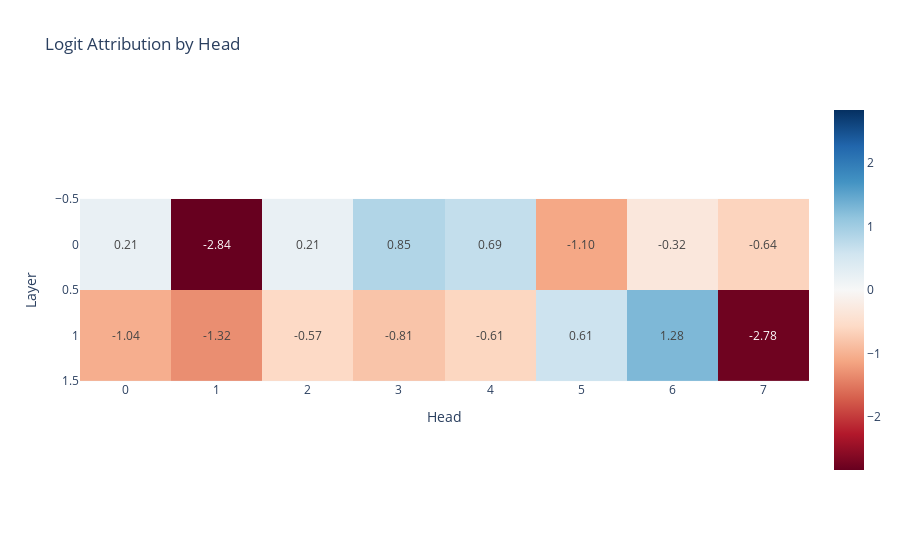
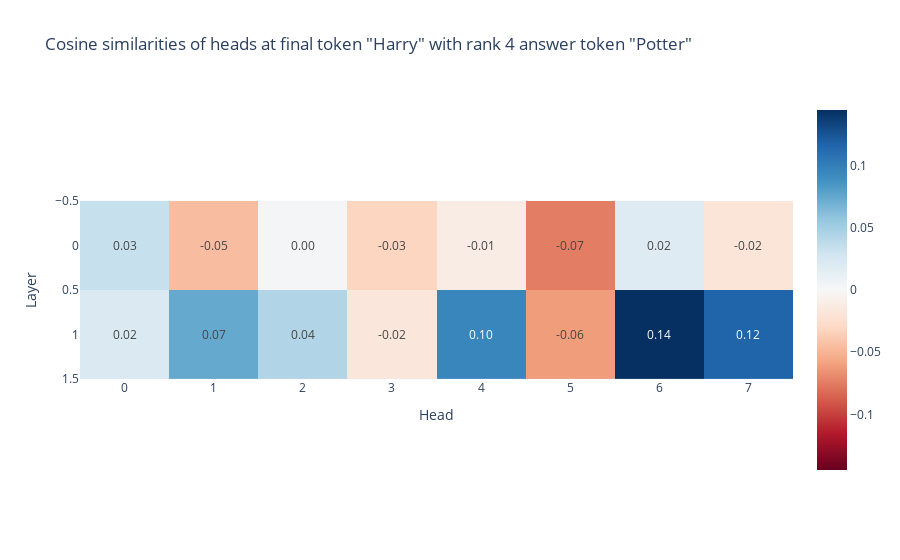
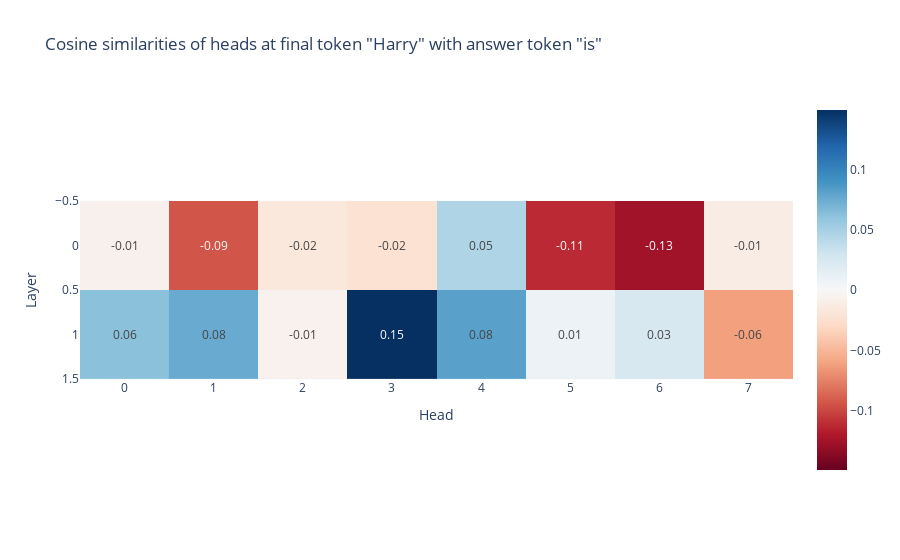

These figures' notebook cell, in order:
### Code cell
import plotly.express as px

head_results_final_token = head_results[:, 0, -1, :]
directions_final_token = directions[0, -1, :]

# Dot product between the head activations and the output directions
head_attribution = einops.einsum(head_results_final_token, directions_final_token, "head d_model, d_model -> head")
head_attribution = torch.reshape(head_attribution, (2, 8))

def imshow(tensor, renderer=None, **kwargs):
    preset_kwargs = {
        "color_continuous_midpoint": 0.0,
        "color_continuous_scale": "RdBu",
        "text_auto":".2f"
    }

    fig = px.imshow(utils.to_numpy(tensor), **{**preset_kwargs, **kwargs})
    fig.show(renderer=renderer)

imshow(head_attribution, labels={"x": "Head", "y": "Layer"}, title="Logit Attribution by Head")

cos = torch.nn.CosineSimilarity(dim=-1)
similarities = cos(potter_direction, head_results_final_token)
print("Cosine similarity shape", similarities.shape) # head position

similarities = torch.reshape(similarities, (2, 8))
# Similarity of Potter following the last Harry
imshow(similarities, labels={"x": "Head", "y": "Layer"}, title="Cosine similarities of heads at final token \"Harry\" with rank 4 answer token \"Potter\"")

is_token = model.to_tokens(" is", prepend_bos=False)
is_direction = model.tokens_to_residual_directions(is_token)
is_similarities = cos(is_direction, head_results_final_token)
is_similarities = torch.reshape(is_similarities, (2, 8))
imshow(is_similarities, labels={"x": "Head", "y": "Layer"}, title="Cosine similarities of heads at final token \"Harry\" with answer token \"is\"")

### Figure 1 — Plotly figure (JSON) as saved in the notebook; plotly's stock layout.template omitted (floating-point values rounded to 4 significant figures)
{"data": [{"coloraxis": "coloraxis", "hovertemplate": "Head: %{x}<br>Layer: %{y}<br>color: %{z}<extra></extra>", "name": "0", "texttemplate": "%{z:.2f}", "type": "heatmap", "xaxis": "x", "yaxis": "y", "z": [[0.2131, -2.837, 0.2068, 0.8546, 0.6937, -1.1, -0.3156, -0.6428], [-1.039, -1.322, -0.5731, -0.8138, -0.6145, 0.6055, 1.281, -2.776]]}], "layout": {"coloraxis": {"cmid": 0, "colorscale": [[0, "rgb(103,0,31)"], [0.1, "rgb(178,24,43)"], [0.2, "rgb(214,96,77)"], [0.3, "rgb(244,165,130)"], [0.4, "rgb(253,219,199)"], [0.5, "rgb(247,247,247)"], [0.6, "rgb(209,229,240)"], [0.7, "rgb(146,197,222)"], [0.8, "rgb(67,147,195)"], [0.9, "rgb(33,102,172)"], [1, "rgb(5,48,97)"]]}, "title": {"text": "Logit Attribution by Head"}, "xaxis": {"anchor": "y", "constrain": "domain", "domain": [0, 1], "scaleanchor": "y", "title": {"text": "Head"}}, "yaxis": {"anchor": "x", "autorange": "reversed", "constrain": "domain", "domain": [0, 1], "title": {"text": "Layer"}}}}

### Figure 2 — Plotly figure (JSON) as saved in the notebook; plotly's stock layout.template omitted (floating-point values rounded to 4 significant figures)
{"data": [{"coloraxis": "coloraxis", "hovertemplate": "Head: %{x}<br>Layer: %{y}<br>color: %{z}<extra></extra>", "name": "0", "texttemplate": "%{z:.2f}", "type": "heatmap", "xaxis": "x", "yaxis": "y", "z": [[0.03342, -0.04521, 0.002476, -0.03146, -0.0109, -0.0741, 0.01939, -0.01816], [0.02175, 0.07395, 0.04365, -0.01708, 0.09502, -0.0613, 0.1445, 0.1164]]}], "layout": {"coloraxis": {"cmid": 0, "colorscale": [[0, "rgb(103,0,31)"], [0.1, "rgb(178,24,43)"], [0.2, "rgb(214,96,77)"], [0.3, "rgb(244,165,130)"], [0.4, "rgb(253,219,199)"], [0.5, "rgb(247,247,247)"], [0.6, "rgb(209,229,240)"], [0.7, "rgb(146,197,222)"], [0.8, "rgb(67,147,195)"], [0.9, "rgb(33,102,172)"], [1, "rgb(5,48,97)"]]}, "title": {"text": "Cosine similarities of heads at final token \"Harry\" with rank 4 answer token \"Potter\""}, "xaxis": {"anchor": "y", "constrain": "domain", "domain": [0, 1], "scaleanchor": "y", "title": {"text": "Head"}}, "yaxis": {"anchor": "x", "autorange": "reversed", "constrain": "domain", "domain": [0, 1], "title": {"text": "Layer"}}}}

### Figure 3 — Plotly figure (JSON) as saved in the notebook; plotly's stock layout.template omitted (floating-point values rounded to 4 significant figures)
{"data": [{"coloraxis": "coloraxis", "hovertemplate": "Head: %{x}<br>Layer: %{y}<br>color: %{z}<extra></extra>", "name": "0", "texttemplate": "%{z:.2f}", "type": "heatmap", "xaxis": "x", "yaxis": "y", "z": [[-0.007091, -0.09404, -0.01652, -0.02282, 0.04581, -0.1118, -0.126, -0.01177], [0.06202, 0.07521, -0.006002, 0.1492, 0.08137, 0.008559, 0.02526, -0.06192]]}], "layout": {"coloraxis": {"cmid": 0, "colorscale": [[0, "rgb(103,0,31)"], [0.1, "rgb(178,24,43)"], [0.2, "rgb(214,96,77)"], [0.3, "rgb(244,165,130)"], [0.4, "rgb(253,219,199)"], [0.5, "rgb(247,247,247)"], [0.6, "rgb(209,229,240)"], [0.7, "rgb(146,197,222)"], [0.8, "rgb(67,147,195)"], [0.9, "rgb(33,102,172)"], [1, "rgb(5,48,97)"]]}, "title": {"text": "Cosine similarities of heads at final token \"Harry\" with answer token \"is\""}, "xaxis": {"anchor": "y", "constrain": "domain", "domain": [0, 1], "scaleanchor": "y", "title": {"text": "Head"}}, "yaxis": {"anchor": "x", "autorange": "reversed", "constrain": "domain", "domain": [0, 1], "title": {"text": "Layer"}}}}
